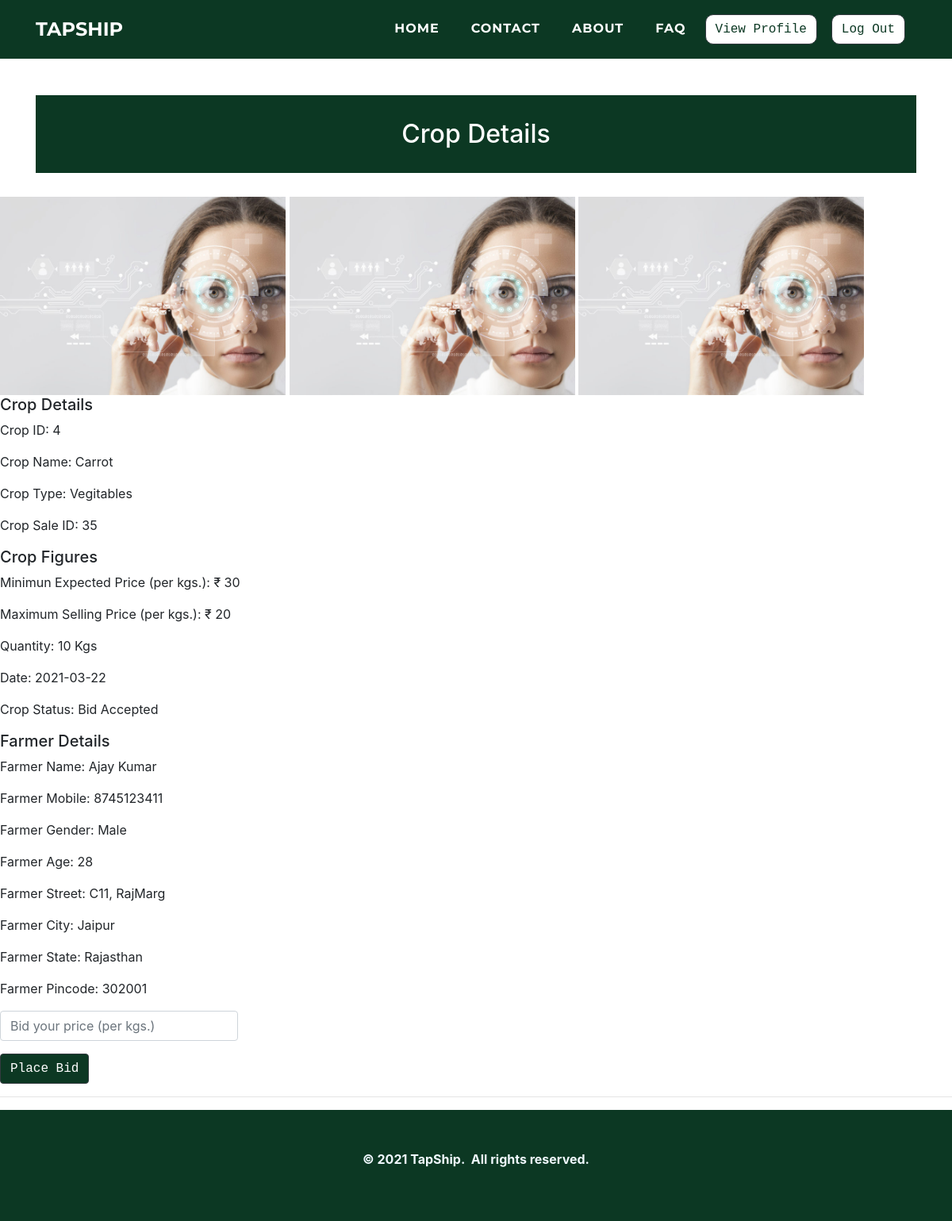
The app's page /customers/viewcrop.php?cr_id=35 with its own data.
### tables this page shows
CREATE TABLE `cropsale` (
  `cr_id` int(11) NOT NULL,
  `cr_f_mobile` varchar(10) NOT NULL,
  `cr_cro_id` int(11) NOT NULL,
  `cr_quantity` varchar(10) NOT NULL,
  `cr_img1` varchar(500) NOT NULL,
  `cr_img2` varchar(500) NOT NULL,
  `cr_img3` varchar(500) NOT NULL,
  `cr_mep` varchar(10) NOT NULL,
  `cr_date` date NOT NULL,
  `cr_status` varchar(10) NOT NULL
);

CREATE TABLE `cropdetails` (
  `cro_id` int(11) NOT NULL,
  `cro_name` varchar(50) NOT NULL,
  `cro_type` varchar(25) NOT NULL,
  `cro_msp` float NOT NULL
);

CREATE TABLE `farmer` (
  `f_id` int(11) NOT NULL,
  `f_name` varchar(50) NOT NULL,
  `f_mobile` varchar(25) NOT NULL,
  `f_gender` varchar(25) NOT NULL,
  `f_age` varchar(10) NOT NULL,
  `f_street` varchar(50) NOT NULL,
  `f_city` varchar(25) NOT NULL,
  `f_state` varchar(25) NOT NULL,
  `f_pincode` varchar(10) NOT NULL,
  `f_aadhar` varchar(25) NOT NULL,
  `f_aadharpdf` varchar(500) NOT NULL,
  `f_pan` varchar(25) NOT NULL,
  `f_panpdf` varchar(500) NOT NULL,
  `f_photo` varchar(500) NOT NULL,
  `f_password` varchar(25) NOT NULL,
  `f_approve` varchar(10) NOT NULL,
  `f_bankholder` varchar(100) NOT NULL,
  `f_bankaccount` varchar(100) NOT NULL,
  `f_bankifsc` varchar(100) NOT NULL,
  `f_bankname` varchar(200) NOT NULL,
  `f_bankbranch` varchar(100) NOT NULL,
  `f_bankpassbook` varchar(200) NOT NULL
);

### customers/viewcrop.php (the view, shortened to what this page needs)
<!doctype html>
        <html>
            <head>
				<link rel="stylesheet" href="../assets/bootstrap/css/bootstrap.min.css">
				<link rel="stylesheet" href="../assets/fonts/font-awesome.min.css">
				<link rel="stylesheet" href="../assets/fonts/ionicons.min.css">
				<link rel="stylesheet" href="../assets/css/Article-List.css">
				<link rel="stylesheet" href="../assets/css/Footer-Dark.css">
				<link rel="stylesheet" href="../assets/css/Highlight-Blue.css">
				<link rel="stylesheet" href="https://cdnjs.cloudflare.com/ajax/libs/animate.css/3.5.2/animate.min.css">
				<link rel="stylesheet" href="https://cdnjs.cloudflare.com/ajax/libs/aos/2.2.0/aos.css">
				<link rel="stylesheet" href="../assets/css/Login-Form-Clean.css">
				<link rel="stylesheet" href="../assets/css/table-style.css">
                <link rel="stylesheet" href="../assets/css/profile.css">
                <link href='https://maxcdn.bootstrapcdn.com/bootstrap/4.0.0/css/bootstrap.min.css' rel='stylesheet'>
                <link href='https://cdnjs.cloudflare.com/ajax/libs/MaterialDesign-Webfont/3.6.95/css/materialdesignicons.css' rel='stylesheet'>
            </head>
        <body oncontextmenu='return false' class='snippet-body'>
        <div class="page-content page-container" id="page-content">
		<nav class="navbar navbar-light navbar-expand-lg fixed-top text-uppercase" id="mainNav" style="background: #0c3823;">
        <div class="container">
            <a class="navbar-brand js-scroll-trigger" data-bs-hover-animate="pulse" href="../index.php" style="font-family: Montserrat, sans-serif;">TAPSHIP</a>
            <div class="collapse navbar-collapse"
                id="navbarResponsive">
                <ul class="nav navbar-nav ml-auto">
                    <li class="nav-item mx-0 mx-lg-1"><a class="nav-link py-3 px-0 px-lg-3 rounded js-scroll-trigger" data-bs-hover-animate="pulse" href="../index.php" style="filter: contrast(100%) grayscale(0%) hue-rotate(0deg) invert(0%) sepia(0%);">HOME</a></li>
                    <li class="nav-item mx-0 mx-lg-1"><a class="nav-link py-3 px-0 px-lg-3 rounded js-scroll-trigger" data-bs-hover-animate="pulse" href="../contact.php">CONTACT</a></li>
                    <li class="nav-item mx-0 mx-lg-1"><a class="nav-link py-3 px-0 px-lg-3 rounded js-scroll-trigger" data-bs-hover-animate="pulse" href="../about.php">ABOUT</a></li>
                    <li class="nav-item mx-0 mx-lg-1"><a class="nav-link py-3 px-0 px-lg-3 rounded js-scroll-trigger" data-bs-hover-animate="pulse" href="../faq.php">FAQ</a></li>
                    <li class="nav-item mx-0 mx-lg-1"><a href="../customers/profile.php"><button class="btn btn-dark text-monospace" data-bs-hover-animate="pulse" type="button" style="margin: 10px;background: rgb(255,255,255);color: #0c3823;margin-left: 0;border-radius: 10px;">View Profile</button></a></li>
                    <li class="nav-item mx-0 mx-lg-1"><a href="../farmer/logout-script.php"><button  class="btn btn-dark text-monospace" data-bs-hover-animate="pulse" type="button" style="margin: 10px;background: rgb(255,255,255);color: #0c3823;margin-left: 0;border-radius: 10px;">Log Out</button></a></li>
                </ul>
            </div>
        </div>
    </nav>
    <div class="features-boxed">
        <div class="container" style="background: #ffffff;">
            <div class="intro" style="background: #0c3823;margin-top: 120px;margin-bottom: 30px;">
                <h2 class="text-center" data-aos="fade" style="color: rgb(255,255,255);padding: 30px;margin-bottom: 0px;">Crop Details</h2>
            </div>
        </div>
    </div>
	<?php
$con=mysqli_connect("localhost","root","","tapship");
    $cr_id = $_GET['cr_id'];
    $query = "SELECT CD.cro_id, CD.cro_name, CD.cro_type, CD.cro_msp, CS.cr_id, CS.cr_f_mobile, CS.cr_cro_id, CS.cr_quantity, CS.cr_mep, CS.cr_date, CS.cr_status, CS.cr_img1, CS.cr_img2, CS.cr_img3, f.f_name, f.f_mobile, f.f_gender, f.f_age, f.f_street, f.f_city, f.f_state, f.f_pincode
    FROM cropdetails CD, cropsale CS, farmer f where CD.cro_id=CS.cr_cro_id AND f.f_mobile=CS.cr_f_mobile AND CS.cr_id = $cr_id
    ORDER BY CS.cr_id DESC";
   $result = mysqli_query($con,$query);
   while( $res=mysqli_fetch_assoc($result))
   {
       $cro_id =  $res['cro_id'];
       $cro_name =  $res['cro_name'];
       $cro_type =  $res['cro_type'];
       $cro_msp =  $res['cro_msp'];
       $cr_id = $res['cr_id'];
       $cr_quantity = $res['cr_quantity'];
       $cr_mep = $res['cr_mep'];
       $cr_date = $res['cr_date'];
       $cr_status = $res['cr_status'];
       $cr_img1 = $res['cr_img1'];
       $cr_img2 = $res['cr_img2'];
       $cr_img3 = $res['cr_img3'];
       $f_name = $res['f_name'];
       $f_mobile =  $res['f_mobile'];
       $f_gender = $res['f_gender'];
       $f_age = $res['f_age'];
       $f_street = $res['f_street'];
       $f_city = $res['f_city'];
       $f_state = $res['f_state'];
       $f_pincode = $res['f_pincode'];
   }
?>
<img src="../farmers/<?php echo  $cr_img1;?>" width="30%">
<img src="../farmers/<?php echo  $cr_img2;?>" width="30%">
<img src="../farmers/<?php echo  $cr_img3;?>" width="30%">
<h5>Crop Details</h5>
<p>Crop ID: <?php echo $cro_id;?></P>
<p>Crop Name: <?php echo $cro_name;?></P>
<p>Crop Type: <?php echo $cro_type;?></P>
<p>Crop Sale ID: <?php echo $cr_id;?></P>
<h5>Crop Figures</h5>
<p>Minimun Expected Price (per kgs.): <?php echo '₹ ',$cr_mep;?></P>
<p>Maximum Selling Price (per kgs.): <?php echo '₹ ',$cro_msp;?></P>
<p>Quantity: <?php echo $cr_quantity,' Kgs';?></P>
<p>Date: <?php echo $cr_date;?></P>
<p>Crop Status: <?php if($cr_status=="0"){echo "Added";}else if($cr_status=="1"){echo "Bidding";}else if($cr_status=="2"){echo "Bid Accepted";}else if($cr_status=="3"){echo "Transport Pending";}else if($cr_status=="4"){echo "Deal Over";}  ?></P>
<h5>Farmer Details</h5>
<p>Farmer Name: <?php echo $f_name;?></P>
<p>Farmer Mobile: <?php echo $f_mobile;?></P>
<p>Farmer Gender: <?php echo $f_gender;?></P>
<p>Farmer Age: <?php echo $f_age;?></P>
<p>Farmer Street: <?php echo $f_street;?></P>
<p>Farmer City: <?php echo $f_city;?></P>
<p>Farmer State: <?php echo $f_state;?></P>
<p>Farmer Pincode: <?php echo $f_pincode;?></P>
<?php
if($cr_status==0||1){
?>
    <form method="post" action="placebid.php?cr_id=<?php echo $cr_id; ?> " enctype="multipart/form-data">
        <div class="form-group"><input class="form-control" id="cropbid_bidprice" type="text" name="cropbid_bidprice" placeholder="Bid your price (per kgs.)" required="" autofocus="" style="width: 300px;"></div>
        <input name="submit" type="submit"class="btn btn-dark text-monospace  " style="background-color:#0c3823;"  value=" Place Bid">
        <hr>
    </form>
<?php
}
?>
<div class="footer-dark" style="background: rgb(12,56,35);">
        <footer>
            <div class="container">
                <p style="text-align: center;"><strong>© 2021 TapShip.&nbsp; All rights reserved.</strong><br></p>
            </div>
        </footer>
 </div>
  </body>
</html>

### assets/css/Footer-Dark.css (style rules this page uses)
.footer-dark { padding: 50px 0; bottom: 0; color: #f0f9ff; background-color: #282d32; }

### assets/css/table-style.css (style rules this page uses)
body { margin:0; font-family: sans-serif; }
* { box-sizing: border-box; }

### assets/css/profile.css (style rules this page uses)
body { background-color: #f9f9fa; }

### records on screen
cropsale: cr_img1 (picture), cr_img2 (picture), cr_img3 (picture), cr_cro.cro_id "4", cr_cro.cro_name "Carrot", cr_cro.cro_type "Vegitables", cr_id "35", cr_mep "30", cr_cro.cro_msp "20", cr_quantity "10", cr_date "2021-03-22", farmer.f_name "Ajay Kumar", farmer.f_mobile "8745123411", farmer.f_gender "Male", farmer.f_age "28", farmer.f_street "C11, RajMarg", farmer.f_city "Jaipur", farmer.f_state "Rajasthan", farmer.f_pincode "302001"
